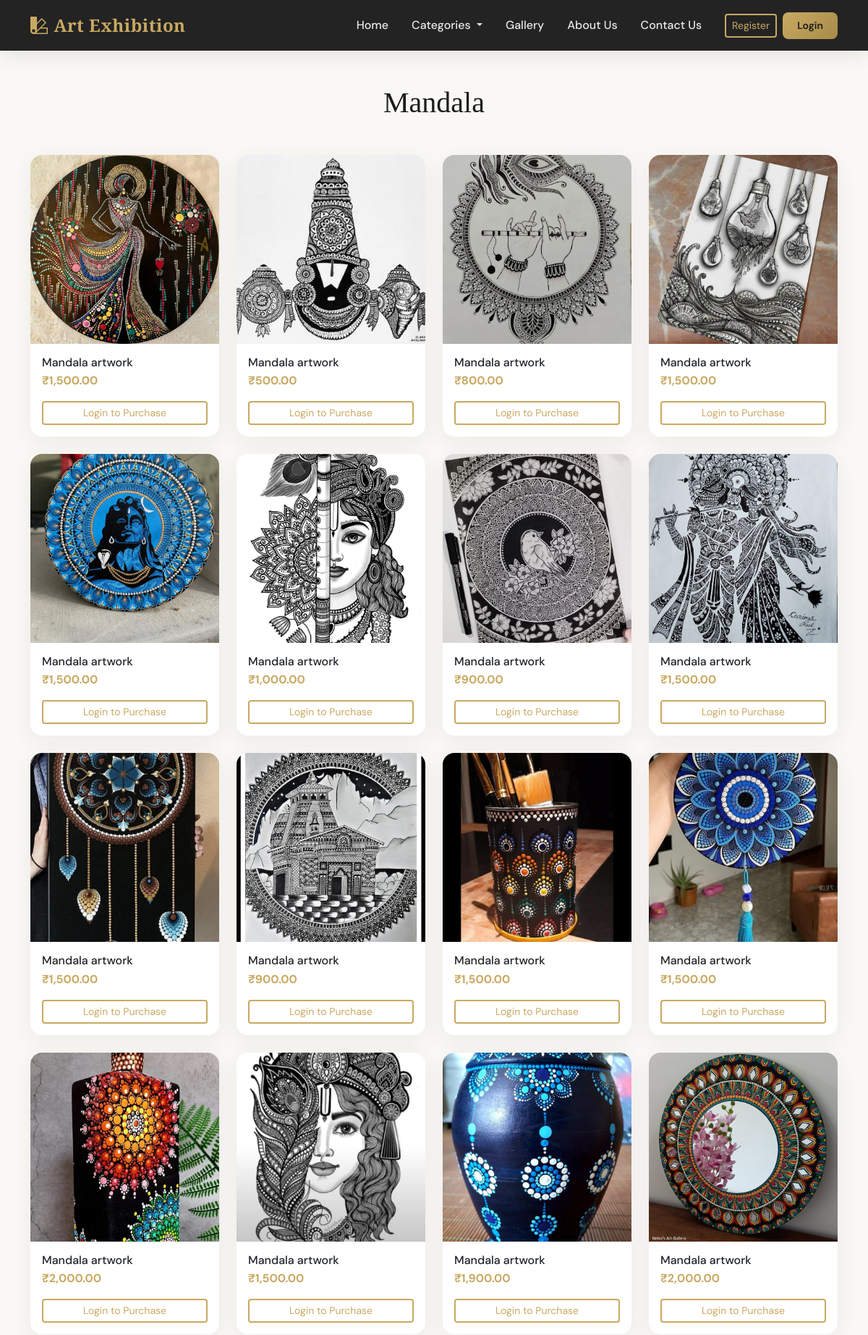
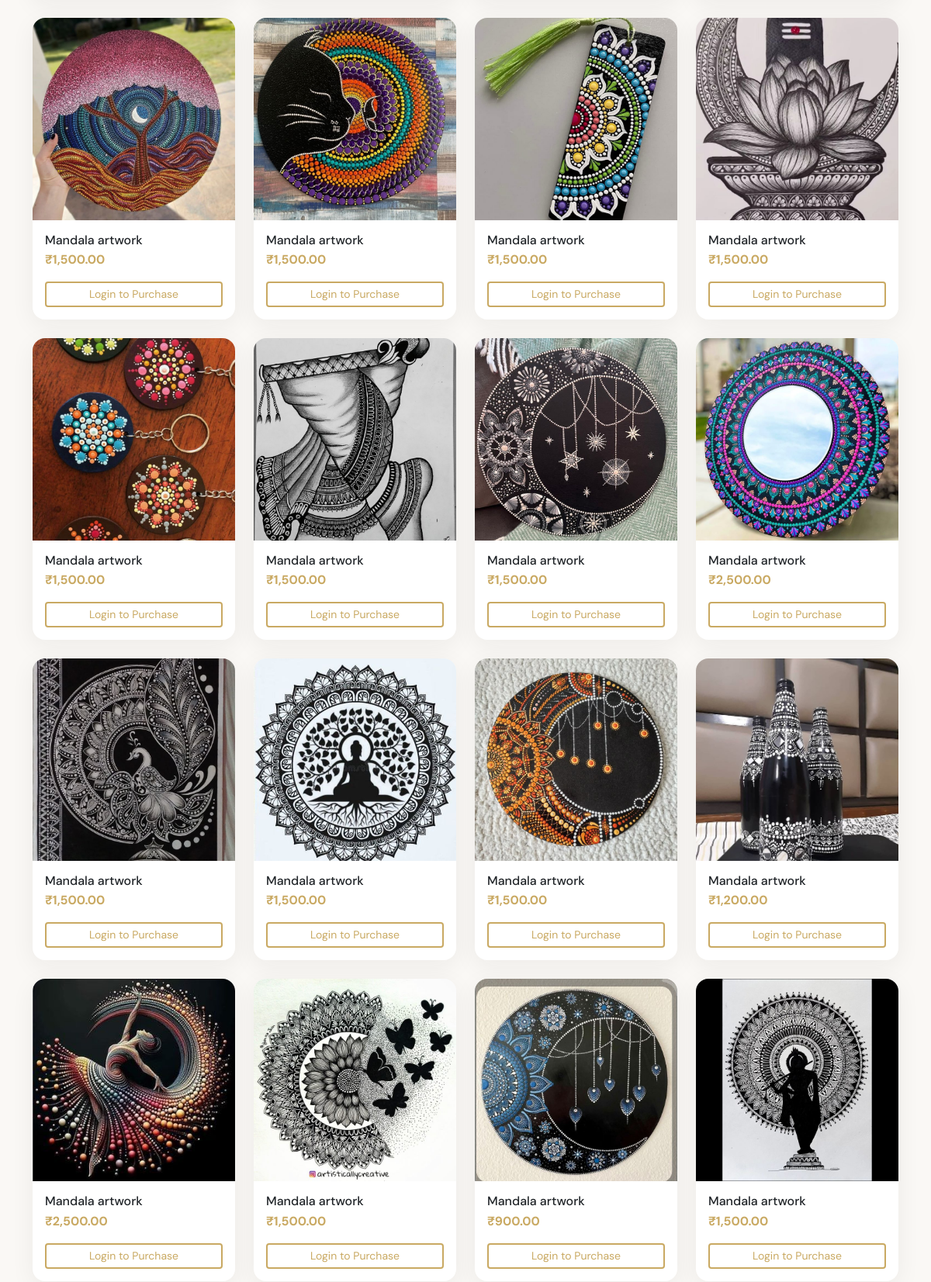
Screenshot of /mandala/ (upper part) with the database file from the repository (2 pictures, top to bottom).
### core/models.py (models this page shows, shortened)
class SiteSettings(models.Model):
    site_name = models.CharField(max_length=100, default='Art Exhibition')
    about_us_title = models.CharField(max_length=200, default='About Art Exhibition')
    about_us_content = models.TextField(default='We showcase beautiful artworks including mandala, portrait, and shading art.')
    contact_email = models.EmailField(default='contact@artexhibition.com')
    contact_phone = models.CharField(max_length=20, default='+91 98765 43210')
    contact_address = models.TextField(default='123 Art Gallery Street, Mumbai, India')
    hero_title = models.CharField(max_length=200, default='Discover Beautiful Art')
    hero_subtitle = models.CharField(max_length=300, default='Mandala, Portrait & Shading Art Exhibition')
    hero_background = models.ImageField(upload_to='hero/', blank=True, null=True)
    hero_background_url = models.URLField(blank=True, null=True)

class Category(models.Model):
    name = models.CharField(max_length=100)
    slug = models.SlugField(unique=True)
    description = models.TextField(blank=True)
    created_at = models.DateTimeField(auto_now_add=True)
    class Meta:
        verbose_name_plural = 'Categories'

class Painting(models.Model):
    title = models.CharField(max_length=255)
    slug = models.SlugField(unique=True, max_length=255)
    description = models.TextField(blank=True)
    category = models.ForeignKey(Category, on_delete=models.SET_NULL, null=True, related_name='paintings')
    image = models.ImageField(upload_to=painting_upload_path, blank=True, null=True)
    image_url = models.URLField(blank=True, null=True, help_text='External image URL if no file uploaded')
    price = models.DecimalField(max_digits=10, decimal_places=2, default=0)
    dimension = models.CharField(max_length=100, blank=True)
    medium = models.CharField(max_length=100, blank=True)
    is_available = models.BooleanField(default=True)
    stock = models.PositiveIntegerField(null=True, blank=True)
    sold_count = models.PositiveIntegerField(default=0)
    created_at = models.DateTimeField(auto_now_add=True)
    updated_at = models.DateTimeField(auto_now=True)
    class Meta:
        ordering = ['-created_at']
    def get_image_url(self):
        if self.image:
            return self.image.url
        if self.image_url:
            return self.image_url
        return 'https://images.unsplash.com/photo-1541961017774-22349e4a1262?w=400&h=400&fit=crop'

### core/views.py (the view)
# urls.py: path('mandala/', views.mandala_list, name='mandala'),
def mandala_list(request):
    return _category_view(request, 'mandala')

### core/context_processors.py (called while the page is built)
def cart_count(request):
    try:
        if request.user.is_authenticated:
            return {'cart_count': Cart.objects.filter(user=request.user).count()}
    except Exception:
        pass
    return {'cart_count': 0}

def site_settings(request):
    try:
        s = SiteSettings.objects.first()
        return {'site_settings': s if s else SiteSettings()}
    except Exception:
        return {'site_settings': SiteSettings()}

def nav_categories(request):
    try:
        cats = Category.objects.order_by('name')
        return {'nav_categories': cats}
    except Exception:
        return {'nav_categories': []}

### core/views.py (called while the page is built)
def _category_view(request, slug):
    category = get_object_or_404(Category, slug=slug)
    paintings = Painting.objects.filter(category=category, is_available=True).order_by('-created_at')
    return render(request, 'core/category_list.html', {'paintings': paintings, 'category': category})

### templates/core/category_list.html (shortened to what this page needs)
{% extends 'base.html' %}
{% load humanize %}
{% block content %}
<section class="py-5">
    <div class="container">
        <h1 class="font-display text-center mb-5">{{ category.name }}</h1>
        <div class="row g-4">
            {% for painting in paintings %}
            <div class="col-6 col-md-4 col-lg-3">
                <div class="card card-art h-100">
                    <a href="{% url 'core:painting_detail' painting.slug %}" class="text-decoration-none text-dark">
                        <div class="card-img-wrap">
                            <img src="{{ painting.get_image_url }}" alt="{{ painting.title }}" loading="lazy">
                        </div>
                        <div class="card-body p-3">
                            <h6 class="card-title mb-1 text-truncate">{{ painting.title }}</h6>
                            <p class="mb-0 fw-bold" style="color: var(--art-gold);">₹{{ painting.price|intcomma }}</p>
                        </div>
                    </a>
                    {% if user.is_authenticated %}
                    <div class="card-footer bg-transparent border-0 p-3 pt-0">
                        <form action="{% url 'core:cart_add' painting.id %}" method="post" class="d-inline">
                            {% csrf_token %}
                            <input type="hidden" name="quantity" value="1">
                            <input type="hidden" name="next" value="{{ request.path }}">
                            <button type="submit" class="btn btn-art btn-sm w-100"><i class="bi bi-cart-plus me-1"></i> Add to Cart</button>
                        </form>
                    </div>
                    {% else %}
                    <div class="card-footer bg-transparent border-0 p-3 pt-0">
                        <a href="{% url 'core:login' %}?next={{ request.path }}" class="btn btn-outline-art btn-sm w-100">Login to Purchase</a>
                    </div>
                    {% endif %}
                </div>
            </div>
            {% empty %}
            <div class="col-12 text-center py-5">
                <p class="text-muted">No {{ category.name }} artworks yet.</p>
            </div>
            {% endfor %}
        </div>
    </div>
</section>
{% endblock %}

### templates/base.html (shortened to what this page needs)
{% load static %}
<!DOCTYPE html>
<html lang="en">
<head>
    <link href="https://cdn.jsdelivr.net/npm/bootstrap@5.3.2/dist/css/bootstrap.min.css" rel="stylesheet">
    <link rel="stylesheet" href="https://cdn.jsdelivr.net/npm/bootstrap-icons@1.11.1/font/bootstrap-icons.css">
</head>
<body class="d-flex flex-column min-vh-100">
    {% block nav %}
    <nav class="navbar navbar-expand-lg navbar-dark navbar-art sticky-top">
        <div class="container">
            <a class="navbar-brand" href="{% url 'core:home' %}">
                <i class="bi bi-palette2 me-2"></i>{{ site_settings.site_name }}
            </a>
            <div class="collapse navbar-collapse" id="navbarNav">
                <ul class="navbar-nav ms-auto">
                    <li class="nav-item"><a class="nav-link {% if request.resolver_match.url_name == 'home' %}active{% endif %}" href="{% url 'core:home' %}">Home</a></li>
                    <li class="nav-item dropdown">
                        <a class="nav-link dropdown-toggle" href="#" id="categoryDropdown" role="button" data-bs-toggle="dropdown" aria-expanded="false">
                            Categories
                        </a>
                    </li>
                    <li class="nav-item"><a class="nav-link" href="{% url 'core:gallery' %}">Gallery</a></li>
                    <li class="nav-item"><a class="nav-link" href="{% url 'core:about_us' %}">About Us</a></li>
                    <li class="nav-item"><a class="nav-link" href="{% url 'core:contact_us' %}">Contact Us</a></li>
                </ul>
                <ul class="navbar-nav align-items-center gap-2 ms-3">
                    {% if user.is_authenticated %}
                    <li class="nav-item">
                        <div class="user-avatar" title="{{ user.email }}">
                            {{ user.get_display_name }}
                        </div>
                    </li>
                    <li class="nav-item"><a class="nav-link" href="{% url 'core:order_list' %}">My Orders</a></li>
                    <li class="nav-item"><a class="nav-link" href="{% url 'core:logout' %}">Logout</a></li>
                    {% else %}
                    <li class="nav-item"><a class="btn btn-outline-art btn-sm" href="{% url 'core:register' %}">Register</a></li>
                    <li class="nav-item"><a class="btn btn-art btn-sm" href="{% url 'core:login' %}">Login</a></li>
                    {% endif %}
                </ul>
            </div>
        </div>
    </nav>
    {% endblock %}
    <main class="flex-grow-1">
        {% block content %}{% endblock %}
    </main>
</body>
</html>

### templates/base.html (style rules this page uses)
:root { --art-ivory: #FAF8F5; --art-charcoal: #1C1C1C; --art-gold: #C9A962; --art-terracotta: #B85C38; --art-sage: #7D8B6F; --art-cream: #F5F0E8; }
* { box-sizing: border-box; }
body { font-family: 'DM Sans', sans-serif; background: var(--art-ivory); color: var(--art-charcoal); min-height: 100vh; overflow-x: hidden; }
.font-display { font-family: 'Playfair Display', serif; }
.navbar-art { background: rgba(28, 28, 28, 0.97) !important; backdrop-filter: blur(12px); box-shadow: 0 4px 30px rgba(0,0,0,0.1); padding: 0.75rem 0; }
.navbar-art .navbar-brand { font-family: 'Playfair Display', serif; font-weight: 700; font-size: 1.5rem; color: var(--art-gold) !important; letter-spacing: 0.5px; }
.navbar-art .nav-link { color: rgba(255,255,255,0.9) !important; font-weight: 500; padding: 0.5rem 1rem !important; border-radius: 6px; transition: all 0.3s ease; }
.btn-art { background: linear-gradient(135deg, var(--art-gold), #a88b4a); color: var(--art-charcoal); border: none; font-weight: 600; padding: 0.5rem 1.25rem; border-radius: 8px; transition: all 0.3s ease; }
.btn-outline-art { border: 2px solid var(--art-gold); color: var(--art-gold); background: transparent; }
.card-art { border: none; border-radius: 16px; overflow: hidden; box-shadow: 0 8px 32px rgba(28, 28, 28, 0.06); transition: all 0.4s cubic-bezier(0.4, 0, 0.2, 1); }
.card-art .card-img-wrap { aspect-ratio: 1; overflow: hidden; }
.card-art .card-img-wrap img { width: 100%; height: 100%; object-fit: cover; transition: transform 0.5s ease; }

### rows the page displays
SiteSettings: site_name "Art Exhibition"
Category: name "Mandala"
Painting: shows a picture, title "Mandala artwork", price "1,500.00"
Painting: shows a picture, title "Mandala artwork", price "500.00"
Painting: shows a picture, title "Mandala artwork", price "800.00"
Painting: shows a picture, title "Mandala artwork", price "1,500.00"
Painting: shows a picture, title "Mandala artwork", price "1,500.00"
Painting: shows a picture, title "Mandala artwork", price "1,000.00"
Painting: shows a picture, title "Mandala artwork", price "900.00"
Painting: shows a picture, title "Mandala artwork", price "1,500.00"
Painting: shows a picture, title "Mandala artwork", price "1,500.00"
Painting: shows a picture, title "Mandala artwork", price "900.00"
Painting: shows a picture, title "Mandala artwork", price "1,500.00"
Painting: shows a picture, title "Mandala artwork", price "1,500.00"
Painting: shows a picture, title "Mandala artwork", price "2,000.00"
Painting: shows a picture, title "Mandala artwork", price "1,500.00"
Painting: shows a picture, title "Mandala artwork", price "1,900.00"
Painting: shows a picture, title "Mandala artwork", price "2,000.00"
Painting: shows a picture, title "Mandala artwork", price "1,500.00"
Painting: shows a picture, title "Mandala artwork", price "1,500.00"
Painting: shows a picture, title "Mandala artwork", price "1,500.00"
Painting: shows a picture, title "Mandala artwork", price "1,500.00"
Painting: shows a picture, title "Mandala artwork", price "1,500.00"
Painting: shows a picture, title "Mandala artwork", price "1,500.00"
Painting: shows a picture, title "Mandala artwork", price "1,500.00"
Painting: shows a picture, title "Mandala artwork", price "2,500.00"
Painting: shows a picture, title "Mandala artwork", price "1,500.00"
Painting: shows a picture, title "Mandala artwork", price "1,500.00"
Painting: shows a picture, title "Mandala artwork", price "1,500.00"
Painting: shows a picture, title "Mandala artwork", price "1,200.00"
Painting: shows a picture, title "Mandala artwork", price "2,500.00"
Painting: shows a picture, title "Mandala artwork", price "1,500.00"
Painting: shows a picture, title "Mandala artwork", price "900.00"
Painting: shows a picture, title "Mandala artwork", price "1,500.00"
